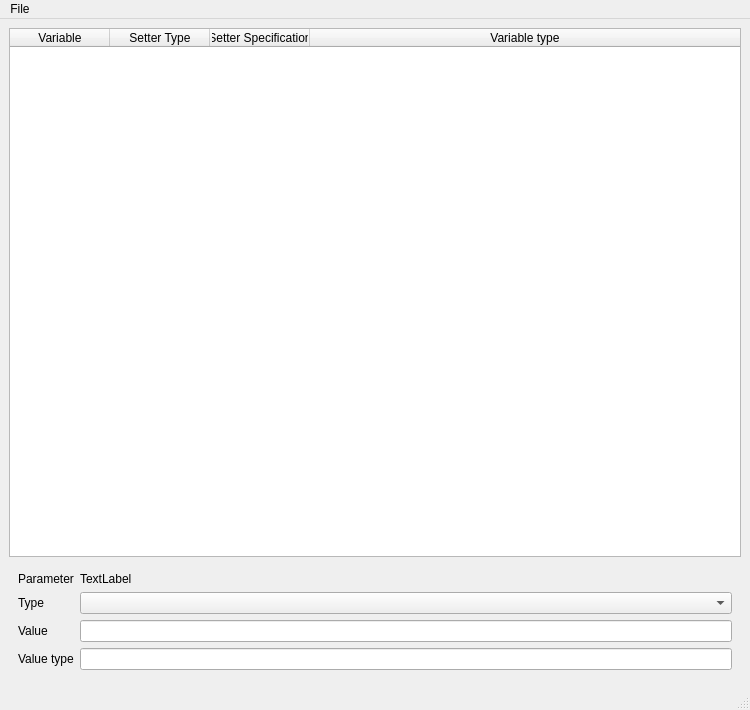
<?xml version="1.0" encoding="UTF-8"?>
<ui version="4.0">
 <class>MainWindow</class>
 <widget class="QMainWindow" name="MainWindow">
  <property name="geometry">
   <rect>
    <x>0</x>
    <y>0</y>
    <width>750</width>
    <height>710</height>
   </rect>
  </property>
  <property name="windowTitle">
   <string>MainWindow</string>
  </property>
  <widget class="QWidget" name="centralwidget">
   <property name="sizePolicy">
    <sizepolicy hsizetype="Expanding" vsizetype="Expanding">
     <horstretch>0</horstretch>
     <verstretch>0</verstretch>
    </sizepolicy>
   </property>
   <layout class="QVBoxLayout" name="verticalLayout_3">
    <item>
     <layout class="QHBoxLayout" name="horizontalLayout">
      <item>
       <widget class="QTableWidget" name="tableWidget">
        <property name="minimumSize">
         <size>
          <width>668</width>
          <height>0</height>
         </size>
        </property>
        <property name="autoFillBackground">
         <bool>true</bool>
        </property>
        <property name="alternatingRowColors">
         <bool>false</bool>
        </property>
        <property name="textElideMode">
         <enum>Qt::ElideRight</enum>
        </property>
        <attribute name="horizontalHeaderStretchLastSection">
         <bool>true</bool>
        </attribute>
        <attribute name="verticalHeaderCascadingSectionResizes">
         <bool>true</bool>
        </attribute>
        <column>
         <property name="text">
          <string>Variable</string>
         </property>
        </column>
        <column>
         <property name="text">
          <string>Setter Type</string>
         </property>
        </column>
        <column>
         <property name="text">
          <string>Setter Specification</string>
         </property>
        </column>
        <column>
         <property name="text">
          <string>Variable type</string>
         </property>
        </column>
       </widget>
      </item>
     </layout>
    </item>
    <item>
     <widget class="QWidget" name="widget" native="true">
      <property name="minimumSize">
       <size>
        <width>0</width>
        <height>100</height>
       </size>
      </property>
      <layout class="QFormLayout" name="formLayout">
       <property name="fieldGrowthPolicy">
        <enum>QFormLayout::AllNonFixedFieldsGrow</enum>
       </property>
       <item row="0" column="0">
        <widget class="QLabel" name="param_label">
         <property name="text">
          <string>Parameter</string>
         </property>
        </widget>
       </item>
       <item row="0" column="1">
        <widget class="QLabel" name="param_id">
         <property name="text">
          <string>TextLabel</string>
         </property>
        </widget>
       </item>
       <item row="1" column="0">
        <widget class="QLabel" name="type_label">
         <property name="text">
          <string>Type</string>
         </property>
        </widget>
       </item>
       <item row="1" column="1">
        <widget class="QComboBox" name="param_type"/>
       </item>
       <item row="2" column="0">
        <widget class="QLabel" name="value_label">
         <property name="text">
          <string>Value</string>
         </property>
        </widget>
       </item>
       <item row="2" column="1">
        <widget class="QLineEdit" name="param_value"/>
       </item>
       <item row="3" column="0">
        <widget class="QLabel" name="valtype_label">
         <property name="text">
          <string>Value type</string>
         </property>
        </widget>
       </item>
       <item row="3" column="1">
        <widget class="QLineEdit" name="param_valtype"/>
       </item>
      </layout>
     </widget>
    </item>
   </layout>
  </widget>
  <widget class="QMenuBar" name="menubar">
   <property name="geometry">
    <rect>
     <x>0</x>
     <y>0</y>
     <width>750</width>
     <height>27</height>
    </rect>
   </property>
   <widget class="QMenu" name="menuTask_Chooser_Frontend">
    <property name="title">
     <string>File</string>
    </property>
    <addaction name="open_json"/>
    <addaction name="save_json"/>
    <addaction name="separator"/>
    <addaction name="import_tb"/>
    <addaction name="import_grc"/>
    <addaction name="separator"/>
    <addaction name="actionQuit"/>
   </widget>
   <addaction name="menuTask_Chooser_Frontend"/>
  </widget>
  <widget class="QStatusBar" name="statusbar"/>
  <action name="open_json">
   <property name="text">
    <string>Open Task JSON..</string>
   </property>
  </action>
  <action name="save_json">
   <property name="text">
    <string>Save Task JSON...</string>
   </property>
  </action>
  <action name="actionQuit">
   <property name="text">
    <string>Quit</string>
   </property>
  </action>
  <action name="import_tb">
   <property name="text">
    <string>Import top_block from Python module...</string>
   </property>
  </action>
  <action name="import_grc">
   <property name="text">
    <string>Import GNU Radio companion Flow Graph</string>
   </property>
  </action>
 </widget>
 <resources/>
 <connections>
  <connection>
   <sender>actionQuit</sender>
   <signal>activated()</signal>
   <receiver>MainWindow</receiver>
   <slot>close()</slot>
   <hints>
    <hint type="sourcelabel">
     <x>-1</x>
     <y>-1</y>
    </hint>
    <hint type="destinationlabel">
     <x>342</x>
     <y>264</y>
    </hint>
   </hints>
  </connection>
 </connections>
</ui>
